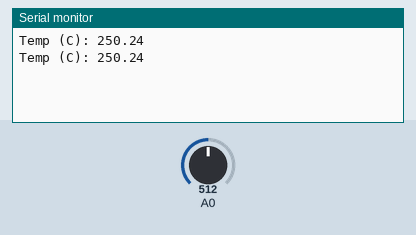
The sketch below on a simulated Arduino Uno, built with avr-gcc and run on an emulated ATmega328P. Parts: the last lines printed to the serial monitor. The test bench sets the inputs (shaded band); at power-on: A0 = 512.

Above: at 1.8 s.
1.9 s: A0 set to 716
At 2.8 s:
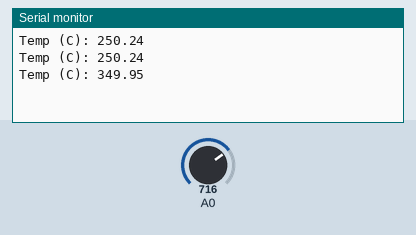
3.4 s: A0 set to 900
At 4.8 s:
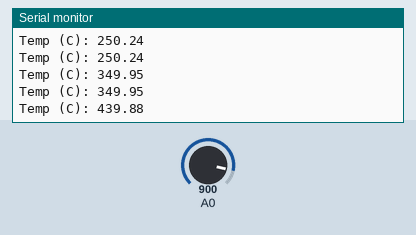
Timing chart, 0 to 6.4 s (numbered marks = the images above; inputs shaded):
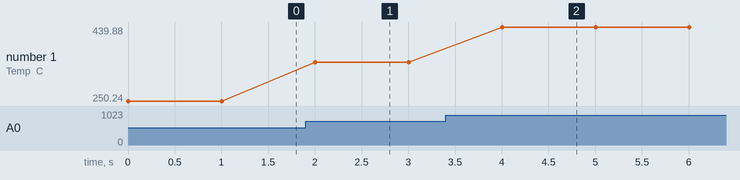

The sketch:

temperature_senor_serial_monitor.ino
```cpp
void setup() {
  Serial.begin(9600);
}

void loop() {
  int tempReading = analogRead(A0);
  float voltage = tempReading * 5.0 / 1023.0;
  float tempC = voltage * 100;
  Serial.print("Temp (C): ");
  Serial.println(tempC);
  delay(1000);
}
```

Measured:
- after the input at 1.9 s, the serial monitor: prints a new line after 0.10 s (image 1)
- after the input at 3.4 s, the serial monitor: prints a new line after 0.60 s (image 2)
- plotted number 1: 250.24 → 349.95 after the input at 1.9 s, 349.95 → 439.88 after the input at 3.4 s
